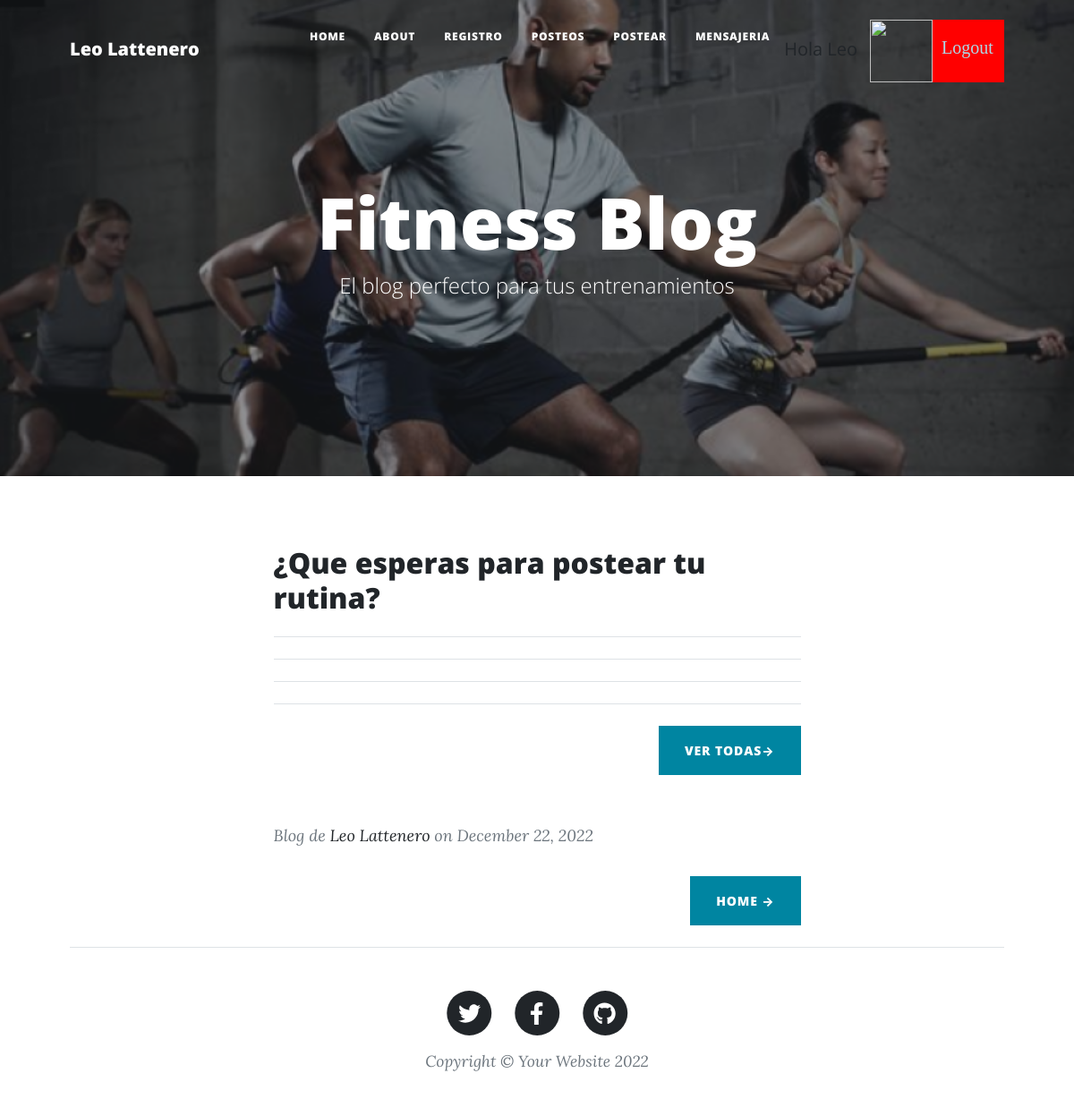
The page / (signed in) on the database as committed earlier.
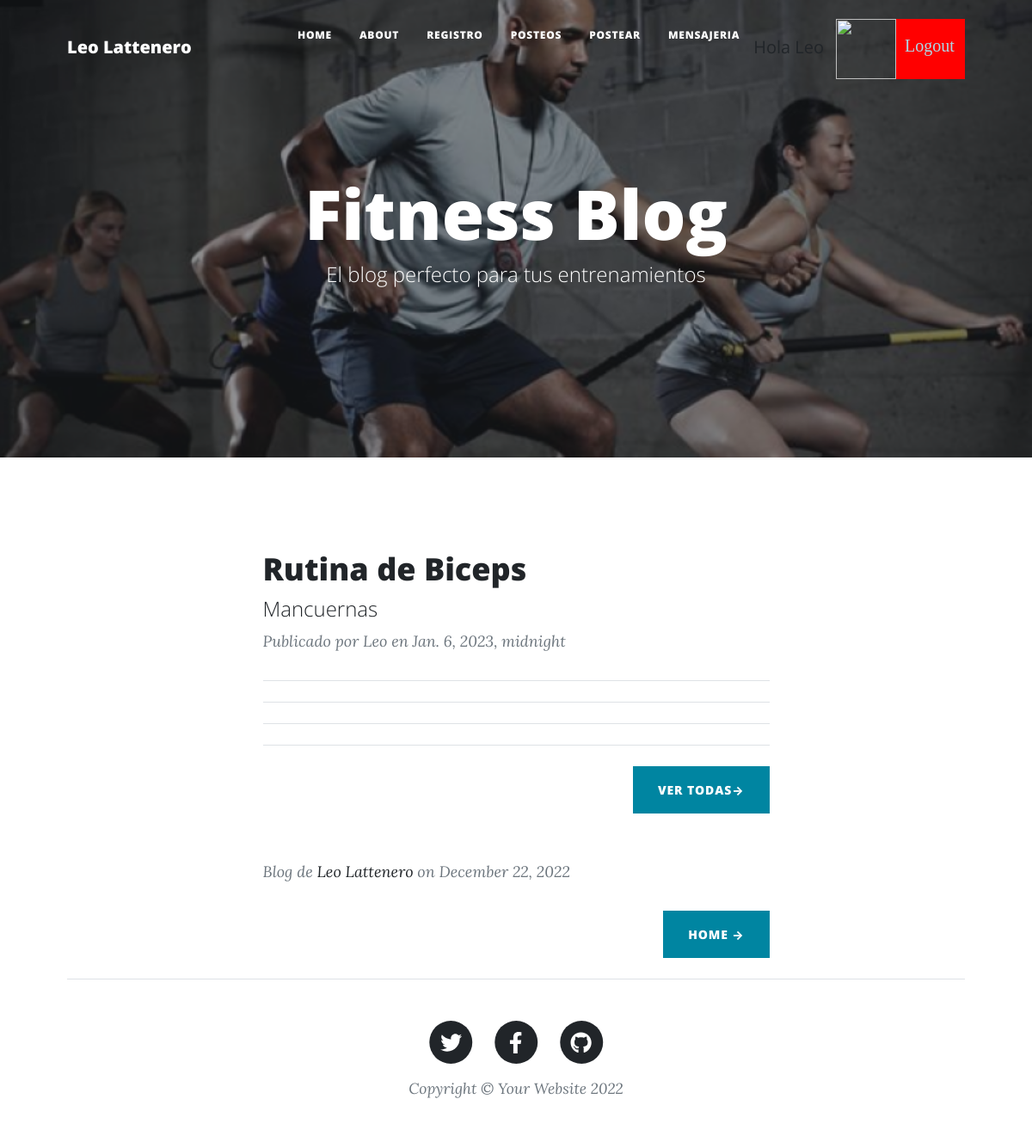
The same page on the database as committed later.
### AppRutinas/models.py (models this page shows, shortened)
class Posteo(models.Model):
    titulo = models.CharField(max_length=255)
    subtitulo = models.CharField(max_length=255)
    imagen = models.ImageField(upload_to='media', blank=True)
    cuerpo = RichTextUploadingField() # CKEditor Rich Text Field
    autor = models.CharField(max_length=255)
    fecha = models.DateTimeField(default='2020-11-1')

### AppRutinas/views.py (the view)
# urls.py: path("", inicioRut, name='inicioRut'),
def inicioRut(request):
    if request.user.is_authenticated:
        posteos = Posteo.objects.all().order_by('-id')[:4] # Consulta por id, y limita a 4 de mayor a menor (ORDER BY id DESC en SQL) (LIMIT 4)
        if len(posteos) == 0:
            post1 = Posteo.objects.none()
            post2 = Posteo.objects.none()
            post3 = Posteo.objects.none()
            post4 = Posteo.objects.none()
        elif len(posteos) == 1:
            post1 = posteos[0]
            post2 = Posteo.objects.none()
            post3 = Posteo.objects.none()
            post4 = Posteo.objects.none()
        elif len(posteos) == 2:
            post1 = posteos[0]
            post2 = posteos[1]
            post3 = Posteo.objects.none()
            post4 = Posteo.objects.none()
        elif len(posteos) == 3:
            post1 = posteos[0]
            post2 = posteos[1]
            post3 = posteos[2]
            post4 = Posteo.objects.none()
        else:
            post1 = posteos[0]
            post2 = posteos[1]
            post3 = posteos[2]
            post4 = posteos[3]
        return render(request, "inicioRut.html", {"post1": post1, "post2": post2, "post3": post3, "post4": post4, "imagen": obtenerAvatar(request)})
    return render (request, "inicioRut.html", {"imagen": obtenerAvatar(request)}) #Llama al html Fitness de template

### AppLogin/views.py (called while the page is built)
def obtenerAvatar(request):
    if request.user.is_authenticated:
        lista=Avatar.objects.filter(user=request.user)
        if len(lista)!=0:
            imagen=lista[0].imagen.url
        else:
            imagen="/media/avatares/avatarpordefecto.jpg"
        return imagen

### AppRutinas/templates/inicioRut.html (shortened to what this page needs)
{% extends "indexR.html" %}
{% load static %}
{% block titulo %}
<h1>Fitness Blog</h1>
<span class="subheading">El blog perfecto para tus entrenamientos</span>
{% endblock %}
{% block contenido_que_cambia %}
    <div class="container px-4 px-lg-5">
        <div class="row gx-4 gx-lg-5 justify-content-center">
            <div class="col-md-10 col-lg-8 col-xl-7">
                <br>
                {% if user.is_authenticated %}
                <div class="post-preview">
                    {% if post1 %}
                    <a href="{% url 'post' post1.id %}">
                        <h2 class="post-title">{{ post1.titulo }}</h2>
                        <h4 class="post-subtitle">{{ post1.subtitulo }}</h3>
                    </a>
                    <p class="post-meta">
                        Publicado por {{ post1.autor }}
                        en {{ post1.fecha}}
                    </p>
                    {% else %}
                    <h2 class="post-title">¿Que esperas para postear tu rutina?</h2>
                    {% endif %}
                </div>
                <hr class="my-4" />
                <hr class="my-4" />
                <hr class="my-4" />
                <hr class="my-4" />
                <div class="d-flex justify-content-end mb-4"><a class="btn btn-primary text-uppercase" href="{% url 'posteos' %}">Ver todas→</a></div>
                {% endif %}
            </div>
        </div>
    </div>
{% endblock %}

Rows that differ between the two databases and show on the page:
added Posteo: titulo "Rutina de Biceps", subtitulo "Mancuernas", autor "Leo", fecha "Jan. 6, 2023, midnight"
Other text that changed with them:
text no longer shown: "¿Que esperas para postear tu rutina?"
text now shown: "Publicado por en"
